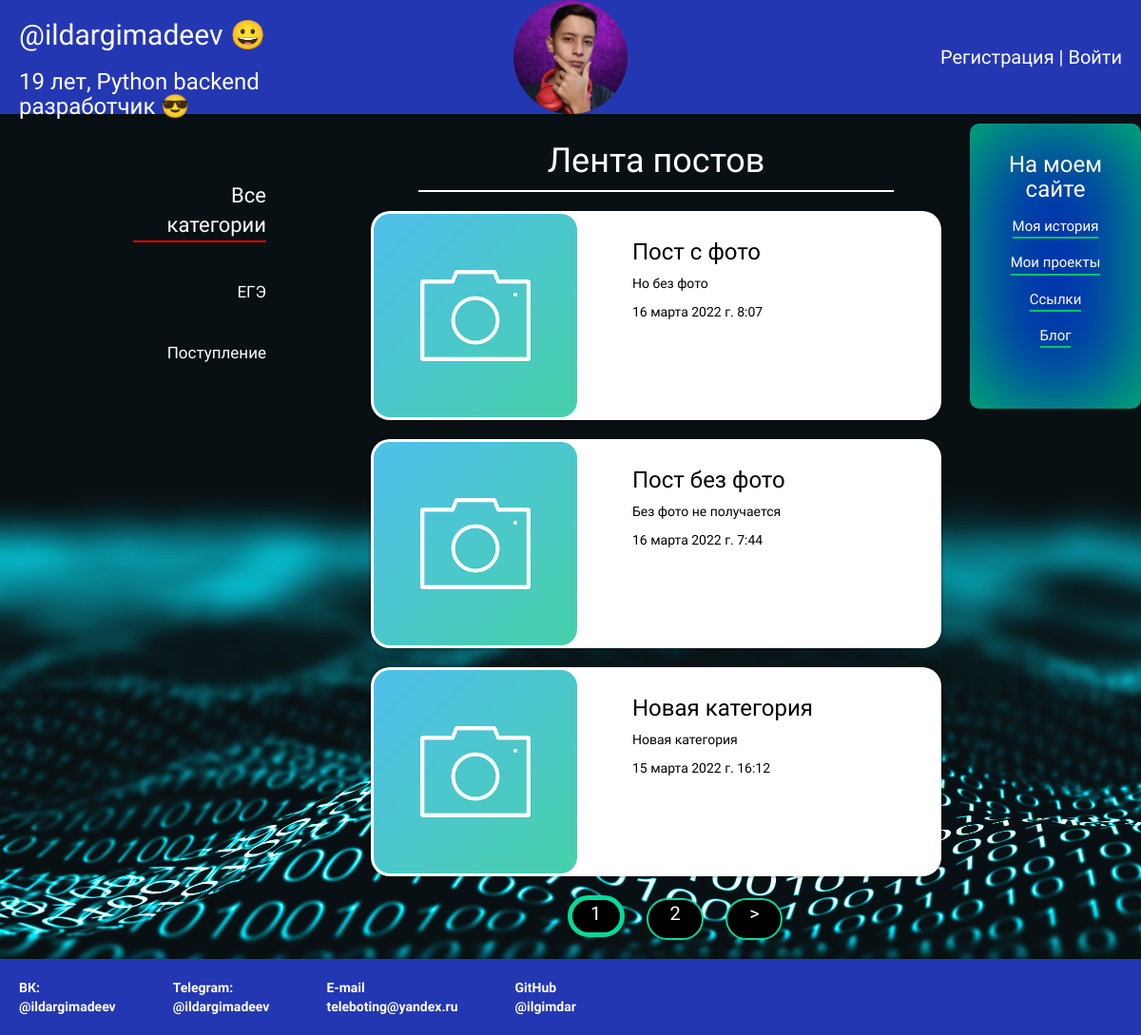
The app's page /articles/, older data.
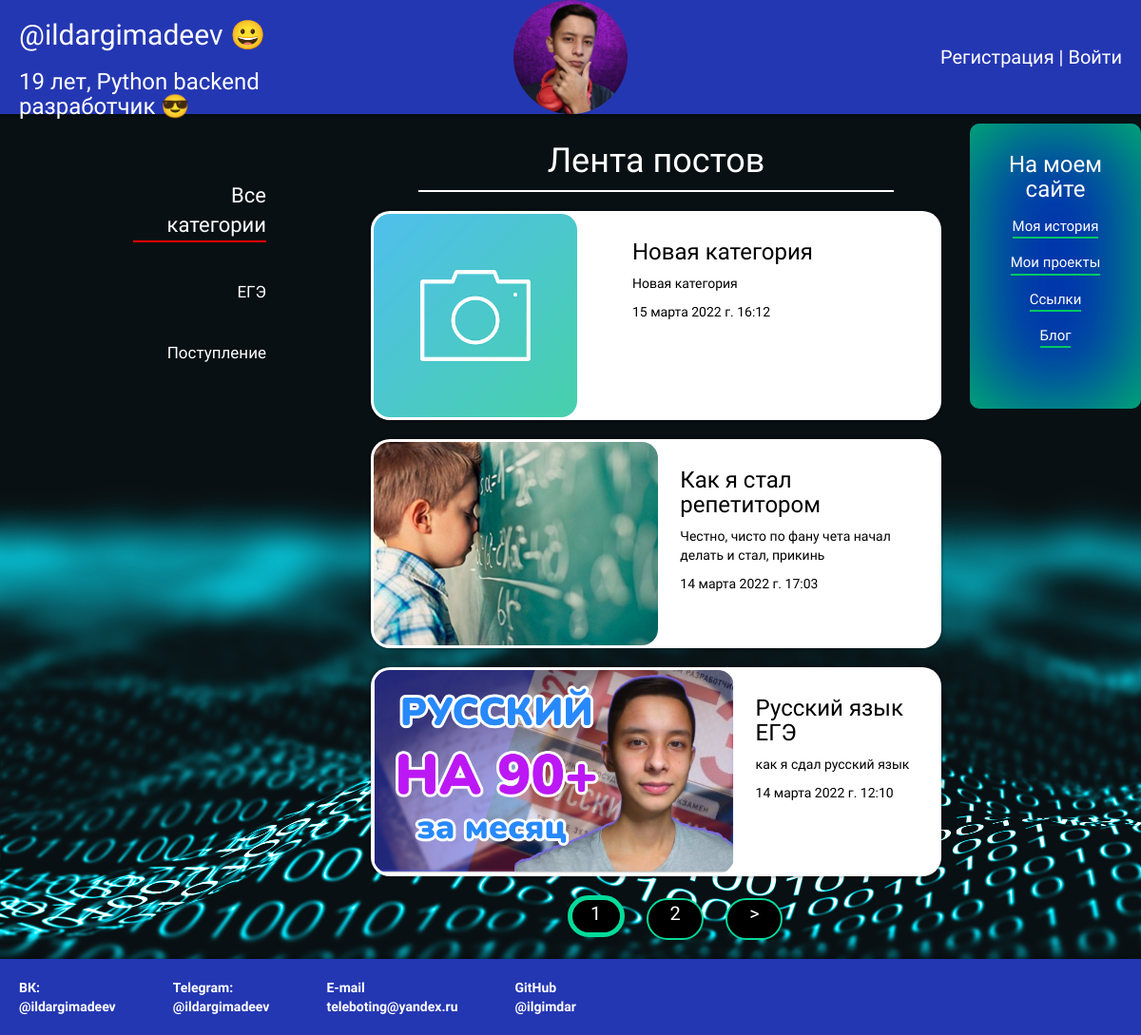
The same page, newer data.
### blog/models.py (models this page shows, shortened)
class Category(models.Model):
    name = models.CharField(max_length=50, db_index=True, verbose_name='Категория')
    class Meta:
        verbose_name = 'Категория'
        verbose_name_plural = 'Категории'

class Post(models.Model):
    author = models.ForeignKey(settings.AUTH_USER_MODEL, on_delete=models.CASCADE, verbose_name='Автор статьи')
    title = models.CharField(max_length=200, verbose_name='Заголовок')
    text = models.TextField(verbose_name='Текст статьи')
    created_date = models.DateTimeField(default=timezone.now)
    published_date = models.DateTimeField(blank=True, null=True, verbose_name='Дата публикации')
    photo = models.ImageField(null=True)
    cat = models.ForeignKey('Category', on_delete=models.PROTECT, null=True, verbose_name='Категория')
    class Meta:
        verbose_name = 'Пост'
        verbose_name_plural = 'Посты'
        ordering = ['id']

### articles/views.py (the view)
# urls.py: path('', PostList.as_view(), name='post_list'),
class PostList(DataMixin, ListView):
    model = Post
    template_name = 'articles/articles.html'
    context_object_name = 'posts'
    paginate_by = 3
    def get_context_data(self, *, object_list=None, **kwargs):
        context = super().get_context_data(**kwargs)
        c_def = self.get_user_context()
        return dict(list(context.items()) + list(c_def.items()))
    def get_queryset(self):
        return Post.objects.order_by('-published_date')

### articles/utils.py (called while the page is built)
    def get_user_context(self, **kwargs):
        context = kwargs
        cats = Category.objects.all()
        context['cats'] = cats
        if 'cat_selected' not in context:
            context['cat_selected'] = 0
        return context

### articles/templates/articles/articles.html (shortened to what this page needs)
{% extends 'blog/base.html' %}
{% load static %}
{% load articles_tags %}
{% block content %}
<aside class="sidebar1">
    <nav class="nav">
        <ul>
            <li class="active current-cat"><a href="{% url 'post_list' %}">Все категории</a></li>
            {% for c in cats %}
                <li><a href="/articles/category/{{ c.pk }}/">{{ c.name }}</a></li>
            {% endfor %}
        </ul>
    </nav>
</aside>
<div class="content twitter">
    <div class="articles-name">
        <h1>Лента постов</h1>
    </div>
    {% for post in posts %}
    <div class="post post-card">
            {% if post.photo and post.photo.url %}
            <img src="{{ post.photo.url }}">
            {% else %}
            <img src="{% static 'images/default.png' %}" alt="" class="post_img">
            {% endif %}
            <div class="post-card-inside">
                <h3><a href="{% url 'post_detail' pk=post.pk %}">{{ post.title }}</a></h3>
                <p>{{ post.text|linebreaksbr|truncatewords:30}}</p>
                <p>{{ post.published_date }}</p>
            </div>
    </div>
    {% endfor %}
    {% if page_obj.has_other_pages %}
    <nav class="list-pages">
        <ul>
            {% for p in paginator.page_range %}
                {% if page_obj.number == p %}
                    <li class="page-num page-num-selected">
                        <a href="?page={{ p }}">{{ p }}</a>
                    </li>
                {% elif p >= page_obj.number|add:-1 and p <= page_obj.number|add:1 %}
                    <li class="page-num">
                        <a href="?page={{ p }}">{{ p }}</a>
                    </li>
                {% endif %}
            {% endfor %}
            {% if page_obj.has_next %}
                <li class="page-num">
                        <a href="?page={{ page_obj.next_page_number }}">&gt</a>
                </li>
            {% endif %}
        </ul>
    </nav>
    {% endif %}
</div>
{% endblock %}

### blog/templates/blog/base.html (shortened to what this page needs)
<!DOCTYPE html>
{% load static %}
<html lang="ru">
<head>
    <link rel="stylesheet" href="//maxcdn.bootstrapcdn.com/bootstrap/3.2.0/css/bootstrap.min.css">
    <link rel="stylesheet" href="//maxcdn.bootstrapcdn.com/bootstrap/3.2.0/css/bootstrap-theme.min.css">
    <link rel="stylesheet" href="{% static 'css/styles.css' %}">
</head>
<body>
<div class="wrapper">
    <div id="header">
        <div class="first header-part">
            <h2>@ildargimadeev 😀</h2>
            <h3>19 лет, Python backend разработчик 😎</h3>
        </div>
        <div class="m-img header-part">
            <img src="{% static 'images/one.jpg' %}">
        </div>
        <div class="second header-part">
            {% if not user.is_authenticated %}
            <div class="register">
                <a class="register" href="{% url 'register' %}">Регистрация</a> | <a class="register" href="{% url 'login' %}">Войти</a>
            </div>
            {% endif %}
        </div>
    </div>
    <div id="sidebar">
        <div class="right-side">
            <h3>На моем сайте</h3>
            <a href="/#history">Моя история</a><br>
            <a href="/#projects">Мои проекты</a><br>
            <a href="/#links">Ссылки</a><br>
            <a href="/articles">Блог</a>
        </div>
    </div>
    {% block content %}
    {% endblock %}
    <div id="footer">
        <p class="fon"><strong>ВК:<br> @ildargimadeev</strong></p>
        <p class="fax"><strong>Telegram:<br> @ildargimadeev</strong></p>
        <p class="mail"><strong>E-mail<br>teleboting@yandex.ru</strong></p>
        <p class="mail"><strong>GitHub<br>@ilgimdar</strong></p>
    </div>
</div>
</body>
</html>

### blog/static/css/styles.css (style rules this page uses)
html { scroll-behavior: smooth; }
body { font-family: 'Nunito Sans', sans-serif; background: url('/../static/images/blue_back.jpg'); background-repeat: no-repeat; background-size: cover; background-attachment: fixed; }
img { pointer-events: none; }
.wrapper { width: 100%;; }
h1 { color: white; }
h3 { color: black; }
h2 { color: black; }
p { color: black; }
a { color:black; }
#header { height: 120px; background-color:#2437b3; margin-bottom: 10px; box-shadow: rgba(0,0,0,0.5) 0px 1px 3px; display: flex; }
#header h2 { color: white; }
#header h3 { color: white; }
.header-part { width: 100%; }
.first { margin-left: 20px; margin-top: auto; margin-bottom: auto; }
.second { margin-right: 20px; margin-top:auto; margin-bottom: auto; text-align: right; }
.m-img { text-align: center; }
.m-img img { height: 120px; border-radius: 200px; }
#sidebar { position: fixed; width: 180px; height: 300px; padding: 10px; right: 0; border-radius: 10px; text-align: center; box-shadow: 0px 0px 2px 2px rgba(0, 0, 0, 0.2); background-color:#002fb0; box-shadow: inset 0 0 100px rgba(0, 200, 100, 1); }
.right-side { display: block; }
.right-side h3 { color: white; }
.right-side a { color: white; margin-bottom: 10px; margin-top: 5px; font-size: 15px; display: inline-block; border-bottom: 2px solid rgb(0, 200, 100); }
.content { margin-bottom: 5px; margin-left:auto; margin-right: auto; width: 80%; padding: 10px; }
.wrapper:last-child { margin-bottom: 120px; }
#footer { position: fixed; left: 0; bottom: 0; height:80px; width: 100%; background-color: #2437b3; box-shadow: 0px 0px 2px 2px rgba(0, 0, 0, 0.2); }
#footer p { color:white; }
.fon { float:left; margin:20px 0 0 20px; }
.fax { float:left; margin:20px 0 0 60px; }
.mail { float:left; margin:20px 0 0 60px; }
.post { background: #ffffff; border-radius: 20px; display: flex; width: 60%; margin-top: 20px; margin-left: auto; margin-right: auto; box-shadow: 0px 0px 2px 2px rgba(0, 0, 0, 0.2); transition:0.3s ease; }
.articles-name { display: flex; justify-content: center; margin-left: auto; margin-right: auto; border-bottom: solid 2px white; width: 50%; }
.articles-name h1 { margin: 10px; }
.post-card { background-color: white; border-radius: 20px; display: flex; margin-right:auto; margin-left:auto; box-shadow: 0px 0px 2px 2px rgba(0, 0, 0, 0.2); height: 220px; }
.post-card img { margin-right: 10px; height: 220px; margin-top: auto; margin-bottom: auto; border-radius: 20px; padding: 3px; }
.post-card-inside { margin-left: auto; margin-right: auto; width: 50%; height: 220px; margin-top: auto; margin-bottom: auto; float: right; text-align: left; padding: 10px; }
.sidebar1 { position: absolute; width: 15%; height: 100vh; font-size: 0.65em; margin-left: 100px; }
.nav { position: relative; text-align: right; top: 60px; font-size: 17px; }
.nav ul { list-style: none; }
.nav li { margin-bottom: 40px !important; }
.nav a { text-decoration: none; color: white; display: block; transition: all ease-out 300ms; }
.active { font-size: 22px; }
.current-cat { border-bottom: solid 2px red; }
.twitter { width: 85%; float: right; height: 100%; margin-bottom:70px; }
.list-pages { text-align: center; margin-bottom: 20px; margin-top: 20px; }
.list-pages ul { list-style: none; }
.list-pages ul li { display: inline-block; margin-left: 10px; margin-right: 10px; background-color: black; }
.list-pages a { display: block; color: white; font-size: 20px; text-decoration: none; margin-top: auto; margin-bottom: auto; }
.list-pages .page-num { display: inline-block; width: 60px; height: 44px; border: 2px solid #04db9b; border-radius: 30px; }
.list-pages .page-num-selected { border: 5px solid #04db9b; color: white; font-size: 30px; }
.register { color: white; font-size: 20px; }

Row changes from the older to the newer data that the page shows:
removed Post: photo (placeholder picture), title "Пост с фото", text "Но без фото", published_date "16 марта 2022 г. 8:07"
removed Post: title "Пост без фото", text "Без фото не получается", published_date "16 марта 2022 г. 7:44"
now on this page (row unchanged): Post: photo (picture), title "Как я стал репетитором", text "Честно, чисто по фану чета начал делать и стал, прикинь", published_date "14 марта 2022 г. 17:03"
now on this page (row unchanged): Post: photo (picture), title "Русский язык ЕГЭ", text "как я сдал русский язык", published_date "14 марта 2022 г. 12:10"
